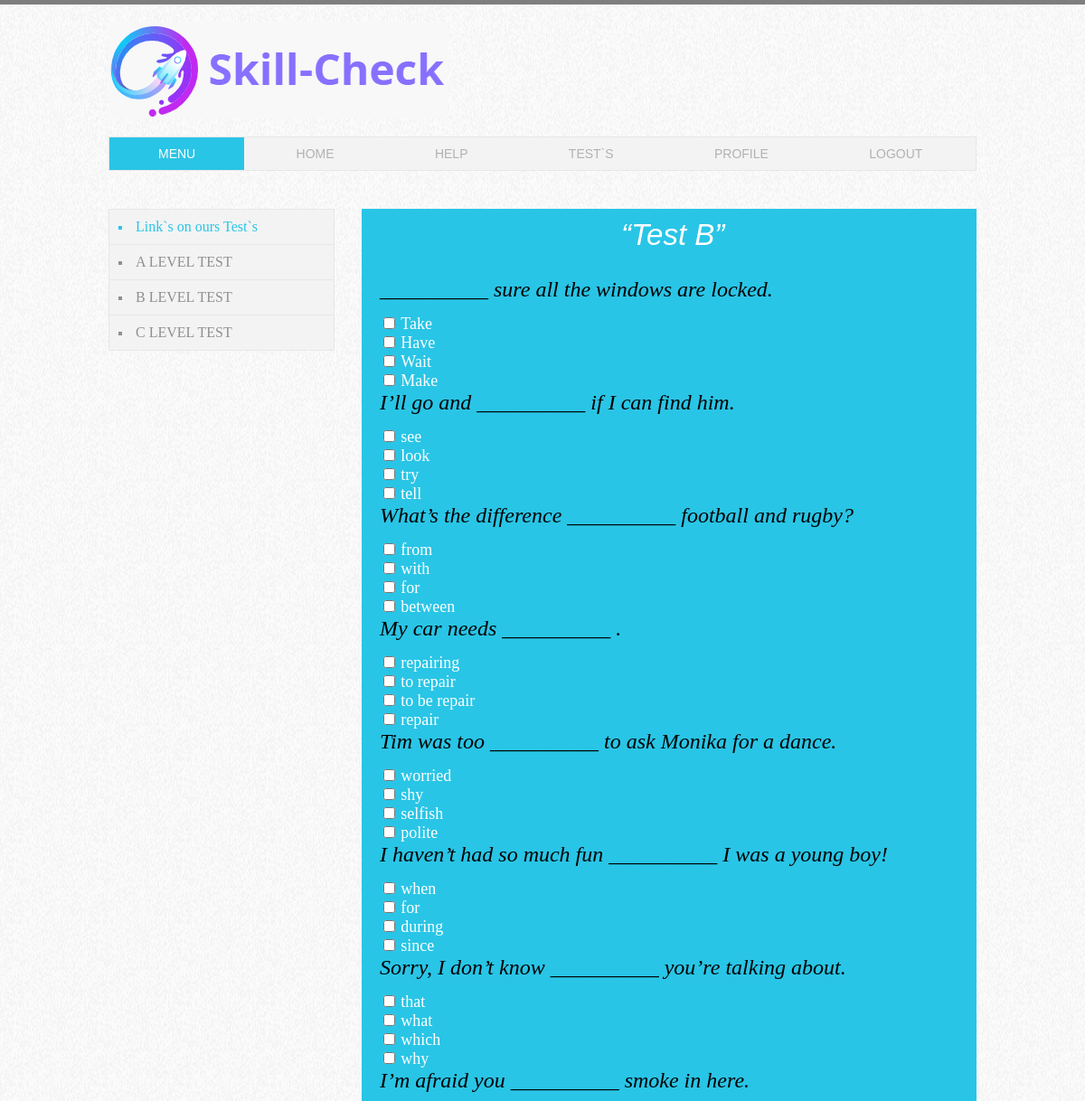
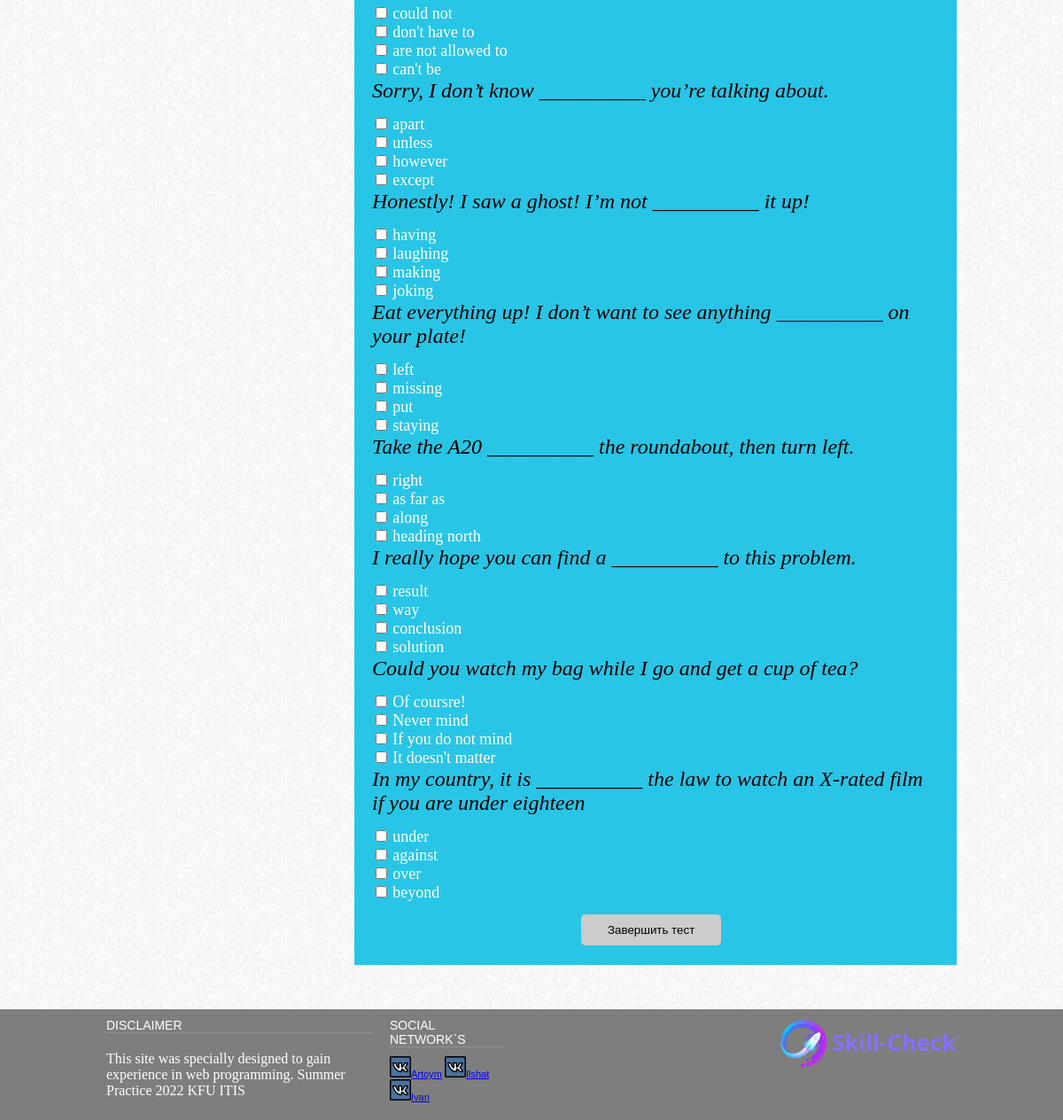
The page /tests/level-2/ (signed in) on the database its author committed (2 pictures, top to bottom).
### testenglish/models.py (models this page shows, shortened)
class Question(models.Model):
    text = models.TextField(blank=True)
    answer1 = models.CharField(max_length=255)
    answer2 = models.CharField(max_length=255)
    answer3 = models.CharField(max_length=255)
    answer4 = models.CharField(max_length=255)
    correct_answer = models.CharField(max_length=255)
    order = models.IntegerField(null=True)
    category = models.CharField(max_length=255, null=True)

### testenglish/views.py (the view)
# urls.py: path('tests/level-<int:level>/', views.tests_by_level, name='tests_by_level'),
def tests_by_level(request, level):
    questions = Question.objects.all()
    if level == 1:
        return render(request, 'testenglish/Test-1.html', {'questions': questions})
    elif level == 2:
        return render(request, 'testenglish/Test-2.html', {'questions': questions})
    elif level == 3:
        return render(request, 'testenglish/Test-3.html', {'questions': questions})

### testenglish/templates/testenglish/Test-2.html
{% extends 'testenglish/base.html' %}
{% load static %}
{% block content %}
<section>
    <blockquote>
        <p id="quote">
            &ldquo;Test B&rdquo;
        </p>
        <br/>
        <br>
        {% for q in questions %}
        {% if q.order > 15 and q.order < 31 %}
        <form action="{% url 'tests_by_level_result' level=1 %}" method="get">
            <div>
                <p><font face="Cinzel" color="black" size="5">{{q.text}}</font></p>
                <br/>
                <input type="checkbox" id="choice1" name="answer" value="answer1">
                <label for="choice1"><font face="Cinzel" color="white" size="4">{{q.answer1}}</font></label>
                <br/>
                <input type="checkbox" id="choice2" name="answer" value="answer2">
                <label for="choice2"><font face="Cinzel" color="white" size="4">{{q.answer2}}</font></label>
                <br/>
                <input type="checkbox" id="choice3" name="answer" value="answer3">
                <label for="choice3"><font face="Cinzel" color="white" size="4">{{q.answer3}}</font></label>
                <br/>
                <input type="checkbox" id="choice4" name="answer" value="answer4">
                <label for="choice4"><font face="Cinzel" color="white" size="4">{{q.answer4}}</font></label>
            </div>
            {% endif %}
            {% endfor %}
            <br/>
            <input type="submit" class="input-endt" id="end-test" name="endtest" value="Завершить тест">
        </form>
    </blockquote>
</section>
{% endblock %}

### testenglish/static/css/styles.css (style rules this page uses)
body { color: #8f8f8f; font: 12px Tahoma, sans-serif; background: #f8f8f8 url(../images/bg.png); border-top: 5px solid #7e7e7e; margin: 0; }
section { margin-left: 280px; padding-bottom: 50px; }
blockquote { margin: 0; background: #29c5e6; padding: 10px 20px; font-family: 'Oswald', sans-serif; font-weight: 300; }
blockquote p { color: #fff; font-style: italic; font-size: 33px; margin: 0; }
p { margin: 20px 0; }
#quote { margin-left: 267px; }
#end-test { padding:10px 30px; background:#ccc; border:0 none; cursor:pointer; -webkit-border-radius: 5px; border-radius: 5px; margin-left: 236px; }
.input-endt { display:block; padding: 0px 40px; margin-left: 255px; }

### rows shown on the page
Question: text "__________ sure all the windows are locked.", answer1 "Take", answer2 "Have", answer3 "Wait", answer4 "Make"
Question: text "I’ll go and __________ if I can find him.", answer1 "see", answer2 "look", answer3 "try", answer4 "tell"
Question: text "What’s the difference __________ football and rugby?", answer1 "from", answer2 "with", answer3 "for", answer4 "between"
Question: text "My car needs __________ .", answer1 "repairing", answer2 "to repair", answer3 "to be repair", answer4 "repair"
Question: text "Tim was too __________ to ask Monika for a dance.", answer1 "worried", answer2 "shy", answer3 "selfish", answer4 "polite"
Question: text "I haven’t had so much fun __________ I was a young boy!", answer1 "when", answer2 "for", answer3 "during", answer4 "since"
Question: text "Sorry, I don’t know __________ you’re talking about.", answer1 "that", answer2 "what", answer3 "which", answer4 "why"
Question: text "I’m afraid you __________ smoke in here.", answer1 "could not", answer2 "don't have to", answer3 "are not allowed to", answer4 "can't be"
Question: text "Sorry, I don’t know __________ you’re talking about.", answer1 "apart", answer2 "unless", answer3 "however", answer4 "except"
Question: text "Honestly! I saw a ghost! I’m not __________ it up!", answer1 "having", answer2 "laughing", answer3 "making", answer4 "joking"
Question: text "Eat everything up! I don’t want to see anything __________ on your plate!", answer1 "left", answer2 "missing", answer3 "put", answer4 "staying"
Question: text "Take the A20 __________ the roundabout, then turn left.", answer1 "right", answer2 "as far as", answer3 "along", answer4 "heading north"
Question: text "I really hope you can find a __________ to this problem.", answer1 "result", answer2 "way", answer3 "conclusion", answer4 "solution"
Question: text "Could you watch my bag while I go and get a cup of tea?", answer1 "Of coursre!", answer2 "Never mind", answer3 "If you do not mind", answer4 "It doesn't matter"
Question: text "In my country, it is __________ the law to watch an X-rated film if you are under eighteen", answer1 "under", answer2 "against", answer3 "over", answer4 "beyond"
